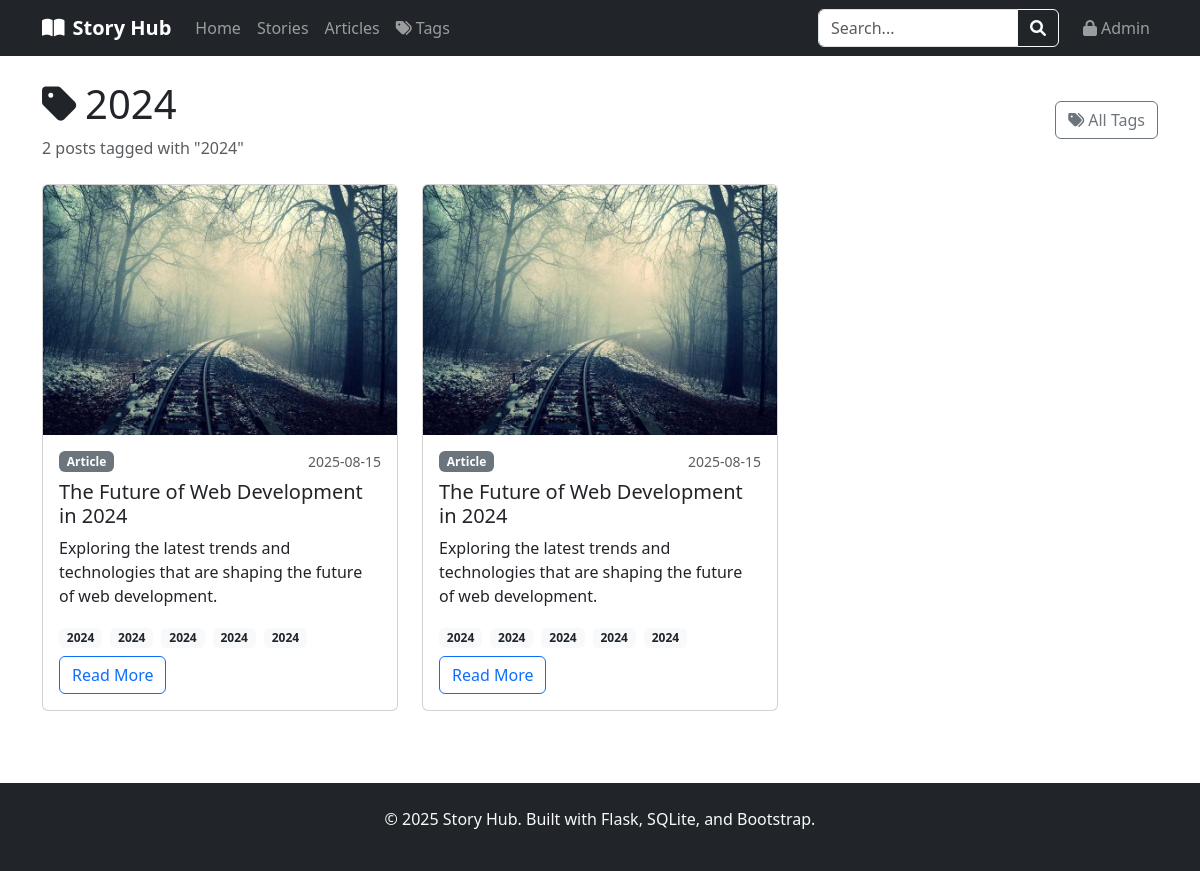
Page /tag/2024 on the committed database.
### tables this page shows
CREATE TABLE tags (
                id INTEGER PRIMARY KEY AUTOINCREMENT,
                name TEXT UNIQUE NOT NULL,
                slug TEXT UNIQUE NOT NULL,
                created_at TIMESTAMP DEFAULT CURRENT_TIMESTAMP
            );

CREATE TABLE posts (
            id INTEGER PRIMARY KEY AUTOINCREMENT,
            title TEXT NOT NULL,
            content TEXT NOT NULL,
            excerpt TEXT,
            image_filename TEXT,
            post_type TEXT NOT NULL DEFAULT 'article',
            created_at TIMESTAMP DEFAULT CURRENT_TIMESTAMP,
            updated_at TIMESTAMP DEFAULT CURRENT_TIMESTAMP
        , featured BOOLEAN DEFAULT 0, slug TEXT);

### routes/search.py (the view)
@search.route('/tag/<slug>')
def posts_by_tag(slug):
    tag = TagModel.get_tag_by_slug(slug)
    if not tag:
        return render_template('404.html'), 404
    page = request.args.get('page', 1, type=int)
    per_page = 10
    posts = PostModel.get_posts_by_tag(slug, page, per_page)
    total_posts = PostModel.count_posts_by_tag(slug)
    total_pages = (total_posts + per_page - 1) // per_page
    has_prev = page > 1
    has_next = page < total_pages
    prev_page = page - 1 if has_prev else None
    next_page = page + 1 if has_next else None
    return render_template('search/tag.html',
                         tag=tag,
                         posts=posts,
                         total_posts=total_posts,
                         page=page,
                         total_pages=total_pages,
                         has_prev=has_prev,
                         has_next=has_next,
                         prev_page=prev_page,
                         next_page=next_page)

### forms.py
class SearchForm(FlaskForm):
    query = StringField('Search', validators=[Length(max=200)], render_kw={"placeholder": "Search posts..."})
    submit = SubmitField('Search')

### models.py (called while the page is built)
def get_db():
    db = getattr(g, '_database', None)
    if db is None:
        db = g._database = sqlite3.connect(current_app.config['DATABASE'])
        db.row_factory = sqlite3.Row
    return db

    @staticmethod
    def get_posts_by_tag(tag_slug, page=1, per_page=10):
        db = get_db()
        offset = (page - 1) * per_page
        return db.execute('''
            SELECT DISTINCT p.*, GROUP_CONCAT(t.name, ', ') as tag_names
            FROM posts p
            JOIN post_tags pt ON p.id = pt.post_id
            JOIN tags t ON pt.tag_id = t.id
            JOIN tags filter_tag ON pt.tag_id = filter_tag.id
            LEFT JOIN post_tags pt2 ON p.id = pt2.post_id
            LEFT JOIN tags t2 ON pt2.tag_id = t2.id
            WHERE filter_tag.slug = ?
            GROUP BY p.id
            ORDER BY p.created_at DESC
            LIMIT ? OFFSET ?
        ''', (tag_slug, per_page, offset)).fetchall()

    @staticmethod
    def count_posts_by_tag(tag_slug):
        db = get_db()
        return db.execute('''
            SELECT COUNT(DISTINCT p.id) FROM posts p
            JOIN post_tags pt ON p.id = pt.post_id
            JOIN tags t ON pt.tag_id = t.id
            WHERE t.slug = ?
        ''', (tag_slug,)).fetchone()[0]

    @staticmethod
    def get_tag_by_slug(slug):
        db = get_db()
        return db.execute('SELECT * FROM tags WHERE slug = ?', (slug,)).fetchone()

### routes/main.py (called while the page is built)
@main.app_context_processor
def inject_admin_status():
    return {'is_admin_logged_in': is_admin_logged_in()}

### routes/search.py (called while the page is built)
@search.app_context_processor
def inject_search_form():
    return {'search_form': SearchForm(), 'is_admin_logged_in': is_admin_logged_in()}

### utils.py (called while the page is built)
def is_admin_logged_in():
    return session.get('admin_logged_in', False)

### templates/search/tag.html (shortened to what this page needs)
{% extends "base.html" %}
{% block content %}
<div class="row">
    <div class="col-12">
        <div class="d-flex justify-content-between align-items-center mb-4">
            <div>
                <h1><i class="fas fa-tag me-2"></i>{{ tag.name }}</h1>
                <p class="text-muted mb-0">{{ total_posts }} post{{ 's' if total_posts != 1 else '' }} tagged with "{{ tag.name }}"</p>
            </div>
            <a href="{{ url_for('search.all_tags') }}" class="btn btn-outline-secondary">
                <i class="fas fa-tags me-1"></i>All Tags
            </a>
        </div>
        {% if posts %}
            <div class="row">
                {% for post in posts %}
                <div class="col-md-6 col-lg-4 mb-4">
                    <div class="card post-card h-100">
                        {% if post.image_filename %}
                        <img src="{{ url_for('static', filename='uploads/' + post.image_filename) }}"
                             class="card-img-top post-image" alt="{{ post.title }}">
                        {% endif %}
                        <div class="card-body d-flex flex-column">
                            <div class="d-flex justify-content-between align-items-center mb-2">
                                <span class="badge bg-{{ 'primary' if post.post_type == 'story' else 'secondary' }}">
                                    {{ post.post_type.title() }}
                                </span>
                                <small class="text-muted">{{ post.created_at[:10] }}</small>
                            </div>
                            <h5 class="card-title">{{ post.title }}</h5>
                            {% if post.excerpt %}
                            <p class="card-text">{{ (post.excerpt[:100] + ('...' if post.excerpt|length > 100 else ''))|safe }}</p>
                            {% else %}
                            <p class="card-text">{{ (post.content[:100] + ('...' if post.content|length > 100 else ''))|safe }}</p>
                            {% endif %}
                            {% if post.tag_names %}
                            <div class="mb-2">
                                {% for tag_name in post.tag_names.split(', ') %}
                                <a href="{{ url_for('search.posts_by_tag', slug=tag_name|lower|replace(' ', '-')) }}"
                                   class="badge bg-light text-dark me-1 text-decoration-none">{{ tag_name }}</a>
                                {% endfor %}
                            </div>
                            {% endif %}
                            <div class="mt-auto">
                                <a href="{{ url_for('posts.view_post_by_slug', slug=post.slug) if post.slug else url_for('posts.view_post', post_id=post.id) }}" class="btn btn-outline-primary">Read More</a>
                            </div>
                        </div>
                    </div>
                </div>
                {% endfor %}
            </div>
        {% endif %}
    </div>
</div>
{% endblock %}

### templates/base.html (style rules this page uses)
.post-card { transition: transform 0.2s ease-in-out; }
.post-image { height: 250px; object-fit: cover; width: 100%; }

### rows in the picture
tags: name "2024"
posts: image_filename (picture), post_type "Article", created_at "2025-08-15", title "The Future of Web Development in 2024", excerpt "Exploring the latest trends and technologies that are shaping the future of web development.", tag_name "2024" "2024" "2024" "2024" "2024"
posts: image_filename (picture), post_type "Article", created_at "2025-08-15", title "The Future of Web Development in 2024", excerpt "Exploring the latest trends and technologies that are shaping the future of web development.", tag_name "2024" "2024" "2024" "2024" "2024"

### other values in the picture
{{ total_posts }} "2"
{{ 's' if total_posts != 1 else '' }} "s"
